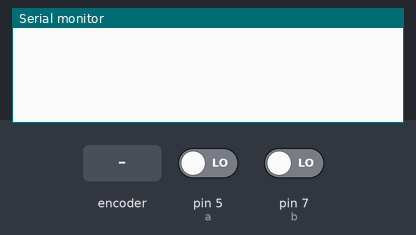
A sketch run on a simulated Arduino Uno, built with avr-gcc and run on an emulated ATmega328P. Shown: the last lines printed to the serial monitor. Inputs (shaded band) come from the test bench; at power-on: pin 5 (a) LOW, pin 7 (b) LOW.

Above: at 1.2 s.
1.3 s: rotary encoder on pin 5 (a) / pin 7 (b) turned 1 step (first pin leading)
At 2.5 s:
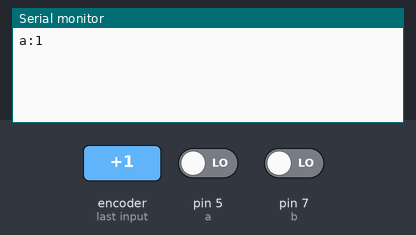
3.0 s: rotary encoder on pin 5 (a) / pin 7 (b) turned 2 steps (second pin leading)
At 4.0 s:
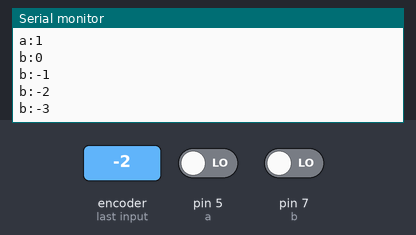
Timing chart, 0 to 6.0 s (numbered marks = the images above; inputs shaded):
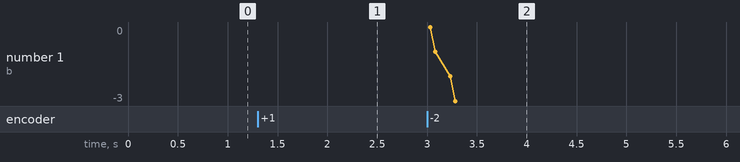

The sketch:

rotary_encoder.ino
```cpp
#define a 5
#define b 7
int alaststate;
int count=0;
int astate=0;
void setup() {
  // put your setup code here, to run once:
  pinMode(5,INPUT);
  pinMode(6,INPUT);
  alaststate=digitalRead(a);
  Serial.begin(9600);
}

void loop() {
  // put your main code here, to run repeatedly:
  astate=digitalRead(a);
  if (astate!=alaststate)
  {
      if (digitalRead(b)!=astate)
      {
       count++;
       Serial.print("a:");
       Serial.println(count);
      }
      else
      {
       count--;
       Serial.print("b:");
       Serial.println(count);
      }
   }
   alaststate=astate;
   delay(10);
}
```

Measured:
- after the input at 1.3 s, the serial monitor: prints a new line after 0.05 s (image 1)
- after the input at 3.0 s, the serial monitor: prints a new line at once (image 2)
